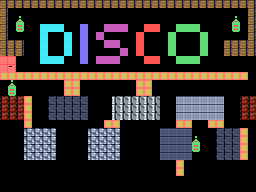

This game map was drawn from its Tiled (.tmx) file and the tilesets committed beside it. A one-line description and the full map source follow:
An orthogonal 32x24 tile map with 8x8 px tiles, 1 tile layer (Capa de patrones 1).

<map version="1.10" tiledversion="1.10.2" orientation="orthogonal" renderorder="right-down" width="32" height="24" tilewidth="8" tileheight="8" infinite="0" nextlayerid="2" nextobjectid="1">
 <editorsettings>
  <export target="screen6.csv" format="csv" />
 </editorsettings>
 <tileset firstgid="1" source="spriteset.tsx" />
 <layer id="1" name="Capa de patrones 1" width="32" height="24">
  <data encoding="csv">
149,149,149,149,149,149,149,149,149,149,149,149,149,149,149,149,149,149,149,149,149,149,149,149,149,149,149,149,149,149,149,149,
149,1,1,1,1,1,1,1,1,1,1,1,1,1,1,1,1,1,1,1,1,1,1,1,1,1,1,1,1,1,1,149,
149,1,58,1,1,1,1,1,1,1,1,1,1,1,1,1,1,1,1,1,1,1,1,1,1,1,1,1,1,58,1,149,
149,1,57,1,1,12,12,12,1,1,17,1,1,2,2,2,1,1,7,7,1,1,22,22,22,1,1,1,1,57,1,149,
149,1,1,1,1,12,1,1,12,1,17,1,2,1,1,1,1,7,1,1,1,22,1,1,1,22,1,1,1,1,1,149,
149,149,149,1,1,12,1,1,12,1,17,1,1,2,2,1,1,7,1,1,1,22,1,1,1,22,1,1,149,149,149,149,
149,149,149,1,1,12,1,1,12,1,17,1,1,1,1,2,1,7,1,1,1,22,1,1,1,22,1,1,149,149,149,149,
55,55,1,1,1,12,12,12,1,1,17,1,2,2,2,1,1,1,7,7,1,1,22,22,22,1,1,1,1,1,1,1,
55,56,1,1,1,1,1,1,1,1,1,1,1,1,1,1,1,1,1,1,1,1,1,1,1,1,1,1,1,1,1,1,
33,33,33,33,33,33,33,33,33,33,33,33,33,33,33,33,33,33,33,33,33,33,33,33,33,33,33,33,33,33,33,1,
1,58,1,1,1,1,1,1,33,33,1,1,1,1,1,1,1,33,33,1,1,1,1,1,1,1,1,1,1,1,1,1,
1,57,1,1,1,1,1,1,33,33,1,1,1,1,1,1,1,33,33,1,1,1,1,1,1,1,1,1,1,1,1,1,
144,144,144,33,1,1,136,136,136,136,136,1,1,1,146,146,146,146,146,146,1,1,132,132,132,132,132,132,1,1,144,144,
144,144,144,33,1,1,136,136,136,136,136,1,1,1,146,146,146,146,146,146,1,1,132,132,132,132,132,132,1,1,144,144,
144,144,144,33,1,1,136,136,136,136,136,1,1,1,146,146,146,146,146,146,1,1,132,132,132,132,132,132,1,1,144,144,
1,1,1,33,1,1,1,1,1,1,1,1,1,33,33,1,1,1,1,1,1,1,33,33,1,1,33,33,1,1,1,1,
1,1,1,142,142,142,142,1,1,1,1,142,142,142,142,1,1,1,1,1,129,129,129,129,1,1,1,136,136,136,33,1,
1,1,1,142,142,142,142,1,1,1,1,142,142,142,142,1,1,1,1,1,129,129,129,129,58,1,1,136,136,136,33,1,
1,1,1,142,142,142,142,1,1,1,1,142,142,142,142,1,1,1,1,1,129,129,129,129,57,1,1,136,136,136,33,1,
1,1,1,142,142,142,142,1,1,1,1,142,142,142,142,1,1,1,1,1,129,129,129,129,1,1,1,136,136,136,33,1,
1,1,1,1,1,1,1,1,1,1,1,1,1,1,1,1,1,1,1,1,1,1,33,1,1,1,1,1,1,1,1,1,
1,1,1,1,1,1,1,1,1,1,1,1,1,1,1,1,1,1,1,1,1,1,33,1,1,1,1,1,1,1,1,1,
0,0,0,0,0,0,0,0,0,0,0,0,0,0,0,0,0,0,0,0,0,0,0,0,0,0,0,0,0,0,0,0,
0,0,0,0,0,0,0,0,0,0,0,0,0,0,0,0,0,0,0,0,0,0,0,0,0,0,0,0,0,0,0,0
</data>
 </layer>
</map>
